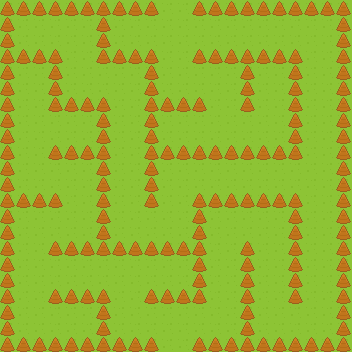

This game map was drawn from its Tiled (.tmx) file and the tilesets committed beside it. A one-line description and the full map source follow:
An orthogonal 22x22 tile map with 16x16 px tiles, 2 tile layers (Tile Layer 1, Tile Layer 2).

<map version="1.0" orientation="orthogonal" renderorder="right-down" width="22" height="22" tilewidth="16" tileheight="16" nextobjectid="1">
 <tileset firstgid="1" name="roguelikeSheet_transparent" tilewidth="16" tileheight="16" spacing="4" tilecount="1767" columns="57">
  <image source="../Spritesheet/roguelikeSheet_transparent.png" width="1136" height="616" />
 </tileset>
 <layer name="Tile Layer 1" width="22" height="22">
  <data encoding="csv">
63,63,63,63,63,63,63,63,63,63,63,63,63,63,63,63,63,63,63,63,63,63,
63,63,63,63,63,63,63,63,63,63,63,63,63,63,63,63,63,63,63,63,63,63,
63,63,63,63,63,63,63,63,63,63,63,63,63,63,63,63,63,63,63,63,63,63,
63,63,63,63,63,63,63,63,63,63,63,63,63,63,63,63,63,63,63,63,63,63,
63,63,63,63,63,63,63,63,63,63,63,63,63,63,63,63,63,63,63,63,63,63,
63,63,63,63,63,63,63,63,63,63,63,63,63,63,63,63,63,63,63,63,63,63,
63,63,63,63,63,63,63,63,63,63,63,63,63,63,63,63,63,63,63,63,63,63,
63,63,63,63,63,63,63,63,63,63,63,63,63,63,63,63,63,63,63,63,63,63,
63,63,63,63,63,63,63,63,63,63,63,63,63,63,63,63,63,63,63,63,63,63,
63,63,63,63,63,63,63,63,63,63,63,63,63,63,63,63,63,63,63,63,63,63,
63,63,63,63,63,63,63,63,63,63,63,63,63,63,63,63,63,63,63,63,63,63,
63,63,63,63,63,63,63,63,63,63,63,63,63,63,63,63,63,63,63,63,63,63,
63,63,63,63,63,63,63,63,63,63,63,63,63,63,63,63,63,63,63,63,63,63,
63,63,63,63,63,63,63,63,63,63,63,63,63,63,63,63,63,63,63,63,63,63,
63,63,63,63,63,63,63,63,63,63,63,63,63,63,63,63,63,63,63,63,63,63,
63,63,63,63,63,63,63,63,63,63,63,63,63,63,63,63,63,63,63,63,63,63,
63,63,63,63,63,63,63,63,63,63,63,63,63,63,63,63,63,63,63,63,63,63,
63,63,63,63,63,63,63,63,63,63,63,63,63,63,63,63,63,63,63,63,63,63,
63,63,63,63,63,63,63,63,63,63,63,63,63,63,63,63,63,63,63,63,63,63,
63,63,63,63,63,63,63,63,63,63,63,63,63,63,63,63,63,63,63,63,63,63,
63,63,63,63,63,63,63,63,63,63,63,63,63,63,63,63,63,63,63,63,63,63,
63,63,63,63,63,63,63,63,63,63,63,63,63,63,63,63,63,63,63,63,63,63
</data>
 </layer>
 <layer name="Tile Layer 2" width="22" height="22">
  <data encoding="csv">
531,531,531,531,531,531,531,531,531,531,0,0,531,531,531,531,531,531,531,531,531,531,
531,0,0,0,0,0,531,0,0,0,0,0,0,0,0,0,0,0,0,0,0,531,
531,0,0,0,0,0,531,0,0,0,0,0,0,0,0,0,0,0,0,0,0,531,
531,531,531,531,0,0,531,531,531,531,0,0,531,531,531,531,531,531,531,0,0,531,
531,0,0,531,0,0,0,0,0,531,0,0,0,0,0,531,0,0,531,0,0,531,
531,0,0,531,0,0,0,0,0,531,0,0,0,0,0,531,0,0,531,0,0,531,
531,0,0,531,531,531,531,0,0,531,531,531,531,0,0,531,0,0,531,0,0,531,
531,0,0,0,0,0,531,0,0,531,0,0,0,0,0,0,0,0,531,0,0,531,
531,0,0,0,0,0,531,0,0,531,0,0,0,0,0,0,0,0,531,0,0,531,
531,0,0,531,531,531,531,0,0,531,531,531,531,531,531,531,531,531,531,0,0,531,
531,0,0,0,0,0,531,0,0,531,0,0,0,0,0,0,0,0,0,0,0,531,
531,0,0,0,0,0,531,0,0,531,0,0,0,0,0,0,0,0,0,0,0,531,
531,531,531,531,0,0,531,0,0,531,0,0,531,531,531,531,531,531,531,0,0,531,
531,0,0,0,0,0,531,0,0,0,0,0,531,0,0,0,0,0,531,0,0,531,
531,0,0,0,0,0,531,0,0,0,0,0,531,0,0,0,0,0,531,0,0,531,
531,0,0,531,531,531,531,531,531,531,531,531,531,0,0,531,0,0,531,0,0,531,
531,0,0,0,0,0,0,0,0,0,0,0,531,0,0,531,0,0,531,0,0,531,
531,0,0,0,0,0,0,0,0,0,0,0,531,0,0,531,0,0,531,0,0,531,
531,0,0,531,531,531,531,0,0,531,531,531,531,0,0,531,0,0,531,0,0,531,
531,0,0,0,0,0,531,0,0,0,0,0,0,0,0,531,0,0,0,0,0,531,
531,0,0,0,0,0,531,0,0,0,0,0,0,0,0,531,0,0,0,0,0,531,
531,531,531,531,531,531,531,531,531,531,0,0,531,531,531,531,531,531,531,531,531,531
</data>
 </layer>
</map>
